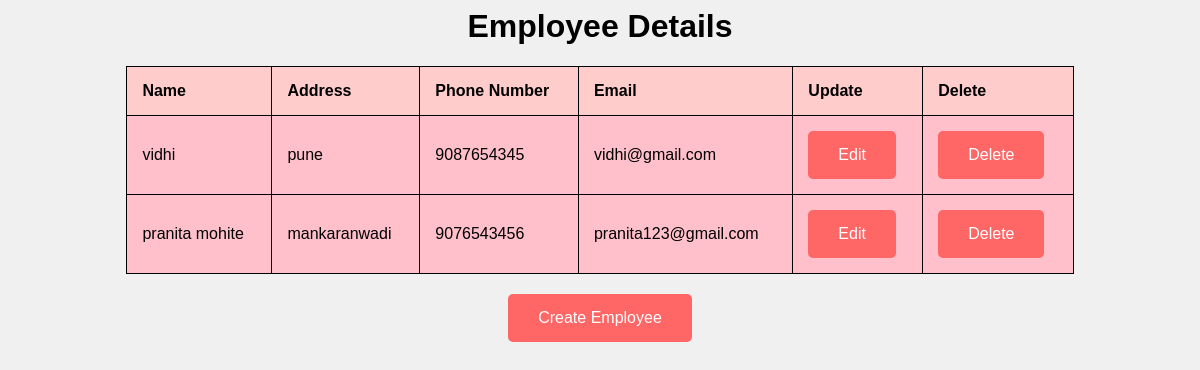
The page / on the database its author committed.
### student_app/models.py (models this page shows)
class Employee(models.Model):
    employee_name=models.CharField(max_length=255)
    employee_address=models.TextField()
    employee_phone_number=models.CharField(max_length=10)
    employee_email=models.EmailField()

### student_app/views.py (the view)
# urls.py: path('',employee_list,name='employee_list'),
def employee_list(request):
    employees=Employee.objects.all()
    return render (request,'employee_list.html',{'employees': employees})

### student_app/templates/employee_list.html (shortened to what this page needs)
    <html>
        <head>
        </head>
        <body>
            <center>
                <h1>Employee Details</h1>
                <table cellspacing="0" cellpadding="0">
                    <thead>
                        <tr>
                            <th>Name</th>
                            <th>Address</th>
                            <th>Phone Number</th>
                            <th>Email</th>
                            <th>Update</th>
                            <th>Delete</th>
                        </tr>
                    </thead>
                    <tbody>
                        {% for emp in employees %}
                            <tr>
                                <td>{{ emp.employee_name }}</td>
                                <td>{{ emp.employee_address }}</td>
                                <td>{{ emp.employee_phone_number }}</td>
                                <td>{{ emp.employee_email }}</td>
                                <td><a href="{%  url  'employee_update'  emp.pk  %}">Edit</a></td>
                                <td><a href="{%  url  'employee_delete'  emp.pk  %} "
                                    onclick="return confirm('are you sure you want to delete this emplyee')">Delete</a></td>
                            </tr>
                        {% endfor %}
                    </tbody>
                </table>
                <a href="{% url 'employee_create' %}">Create Employee</a>
            </center>
        </body>
    </html>

### student_app/templates/employee_list.html (style rules this page uses)
body { background-color: #f0f0f0; font-family: Arial, sans-serif; }
table { width: 80%; margin: 20px auto; border-collapse: collapse; background-color: pink; }
th, td { padding: 15px; border: 1px solid black; text-align: left; }
th { background-color: #ffcccc; }
a { display: inline-block; padding: 15px 30px; background-color: #ff6666; color: white; text-decoration: none; border-radius: 5px; transition: background-color 0.3s; }

### rows shown on the page
Employee: employee_name "vidhi", employee_address "pune", employee_phone_number "9087654345", employee_email "vidhi@gmail.com"
Employee: employee_name "pranita mohite", employee_address "mankaranwadi", employee_phone_number "9076543456", employee_email "pranita123@gmail.com"
